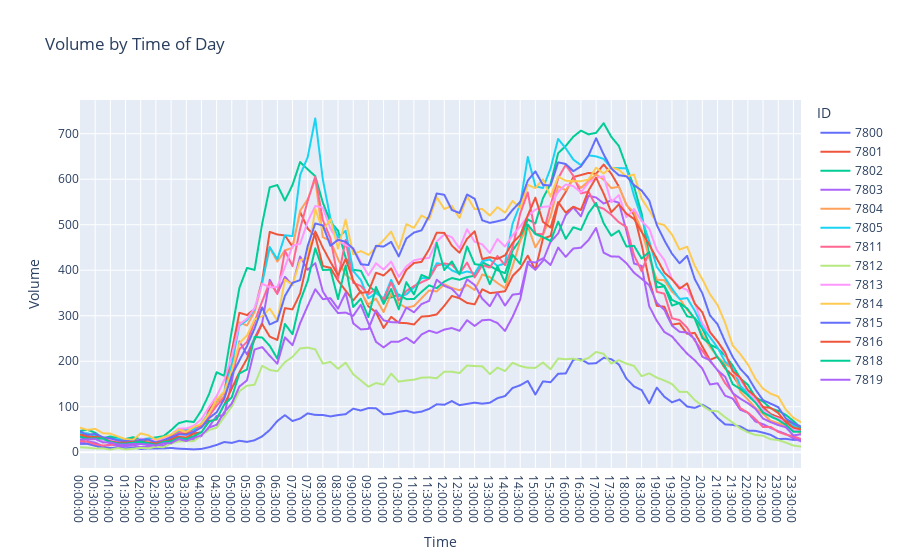

Source (notebook cell):
### Code cell
# I want to see the volumes over time
nbsb = cleandata[cleandata['NBSB'] != 'other'].groupby(['Time', 'ID'])['Volume'].sum().reset_index()
# Plotting
fig = px.line(nbsb, x='Time', y='Volume', color='ID',  title='Volume by Time of Day - 15 min Volumes')
fig.update_xaxes(title_text='Time')
fig.update_yaxes(title_text='Volume')
fig.show()
